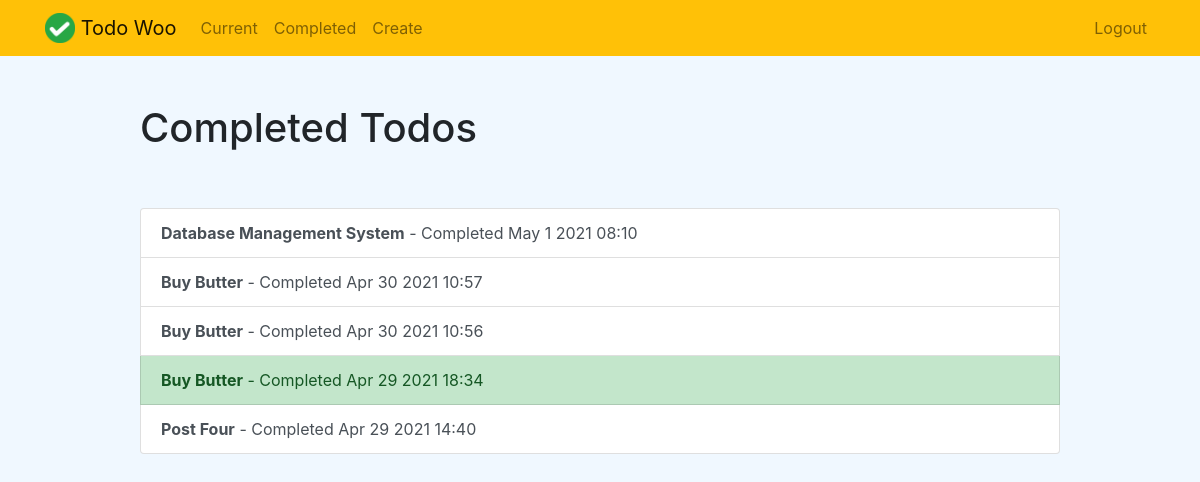
The app's page /completed/ (signed in) with its own data.
### todo/models.py (models this page shows, shortened)
class Todo(models.Model):
    title=models.CharField(max_length=100)
    memo=models.TextField(blank=True)
    created=models.DateTimeField(auto_now_add=True)
    datecompleted=models.DateTimeField(null=True,blank=True)
    important=models.BooleanField(default=False)
    user=models.ForeignKey(User, on_delete=models.CASCADE)

### todo/views.py (the view)
# urls.py: path('completed/',views.completedtodos,name='completedtodos'),
@login_required
def completedtodos(request):
     todos=Todo.objects.filter(user=request.user,datecompleted__isnull=False).order_by('-datecompleted')
     return render(request,'todo/completedtodos.html',{'todos':todos})

### todo/templates/todo/completedtodos.html
{% extends "todo/base.html" %}
{% block content %}
    <div class="row justify-content-center mt-5">
        <div class="col-md-10">
            <h1>Completed Todos</h1>
        </div>
    </div>
    <div class="row justify-content-center mt-5">
        <div class="col-md-10">
            <div class="list-group">
                {% for todo in todos %}
                    <a href="{% url 'viewtodo' todo.id %}" class="list-group-item list-group-item-action{% if todo.important %} list-group-item-success{% endif %}"><b>{{ todo.title }}</b> - Completed {{ todo.datecompleted|date:'M j Y H:i' }}</a>
                {% endfor %}
            </div>
        </div>
    </div>
{% endblock %}

### todo/templates/todo/base.html (shortened to what this page needs)
{% load static %}
<!doctype html>
<html lang="en">
<head>
    <link rel="stylesheet" href="https://stackpath.bootstrapcdn.com/bootstrap/4.4.1/css/bootstrap.min.css">
</head>
<body style="background-color: aliceblue;">
<nav class="navbar navbar-expand-md navbar-light bg-warning">
<div class="container">
    <a class="navbar-brand" href="{% url 'home' %}">
         <img src="{% static 'todo/logo.png' %}" width="30" height="30" class="d-inline-block align-top">
        <span>Todo Woo</span>
    </a>
    <div class="collapse navbar-collapse" id="navbarNav">
    {% if user.is_authenticated %}
        <ul class="navbar-nav mr-auto">
                <li class="nav-item {{ current }}">
                    <a class="nav-link" href="{% url 'currenttodos' %}">Current</a>
                </li>
                <li class="nav-item {{ completed }}">
                    <a class="nav-link" href="{% url 'completedtodos' %}">Completed</a>
                </li>
                <li class="nav-item {{ create }}">
                    <a class="nav-link" href="{% url 'createtodo' %}">Create</a>
                </li>
        </ul>
    {% endif %}
    <ul class="navbar-nav ml-auto">
            {% if user.is_authenticated %}
                <li class="nav-item">
                    <a href="#" onclick="$('#signOutBtn').click()" class="nav-link">Logout</a>
                </li>
            {% endif %}
        </ul>
    </div>
</div>
</nav>
<div class="container">
{% block content %}{% endblock %}
</div>
</body>
</html>

### records on screen
Todo: title "Database Management System", datecompleted "May 1 2021 08:10"
Todo: title "Buy Butter", datecompleted "Apr 30 2021 10:57"
Todo: title "Buy Butter", datecompleted "Apr 30 2021 10:56"
Todo: title "Buy Butter", datecompleted "Apr 29 2021 18:34"
Todo: title "Post Four", datecompleted "Apr 29 2021 14:40"
